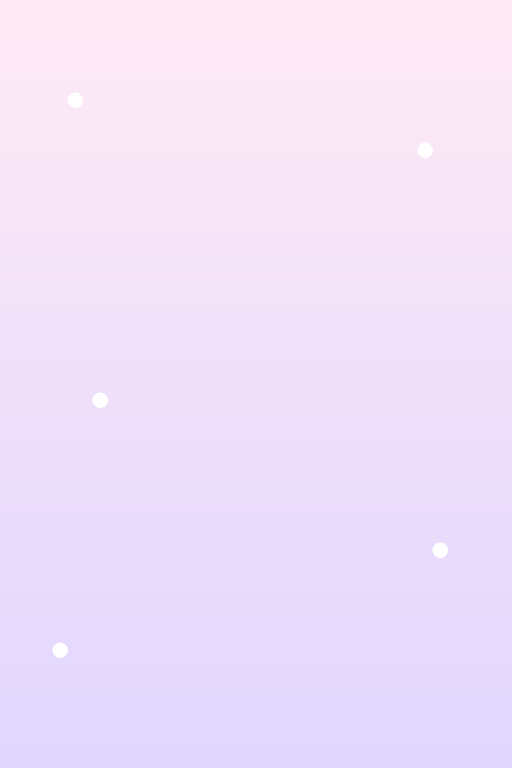
#> input picture Chibi-iOS/ChibiDoll/Resources/items/backgrounds/bg_pastel_dream.png, 1024 x 1536 px, found by its file name (shown at 1/2 size)
$ python compare_outline_sharpness.py
#> lines starting #> are read from the running program, lines starting #| are printed output that depends on the picture
#!/usr/bin/env python3
"""
Chibi Doll - Thin Outlines Sharpness Comparison
Compares high-end native 1024x1536 rendering vs low-RAM 640x960 upscaled rendering,
specifically highlighting thin outlines (eyelash tips, fine hair strands, glasses wire frame).
Generates side-by-side zoom insets at 6x magnification.
"""

from pathlib import Path
from PIL import Image, ImageDraw, ImageFont

ASSETS_DIR = Path("app/src/main/assets")
DOCS_DIR = Path("docs")


def build_composite(target_w: int, target_h: int) -> Image.Image:
    """Composites sample character layers at specified resolution."""
    comp = Image.new("RGBA", (target_w, target_h), (255, 255, 255, 255))

    layers_to_draw = [
        ASSETS_DIR / "items" / "backgrounds" / "bg_pastel_dream.png",
        ASSETS_DIR / "items" / "body" / "body_fair.png",
        ASSETS_DIR / "items" / "eyes" / "eyes_purple_line_open.png",
        ASSETS_DIR / "items" / "eyes" / "eyes_purple_iris_open.png",
        ASSETS_DIR / "items" / "eyebrows" / "brow_confident.png",
        ASSETS_DIR / "items" / "glasses" / "glasses_round_gold.png",
        ASSETS_DIR / "items" / "hair" / "hair_lilac_front.png",
    ]

    for p in layers_to_draw:
        if p.exists():
            with Image.open(p) as img:
                converted = img.convert("RGBA")
                if converted.size != (target_w, target_h):
                    converted = converted.resize((target_w, target_h), Image.Resampling.LANCZOS)
                comp = Image.alpha_composite(comp, converted)

    return comp


def main():
    print("Generating Thin Outline Comparison...")
    # 1. Native 1024x1536
    img_native = build_composite(1024, 1536)
#> in build_composite, `comp = Image.new("RGBA", (target_w, target_h), (255, 255, 255, 255))`: comp: PIL image 1024x1536 RGBA; every value is 255
#> in build_composite, img is the input picture: PIL image 1024x1536 RGBA; mean R, G, B, A 239.5, 224.6, 249.5, 254.8
#> pass 2 of the loop in build_composite, `for p in layers_to_draw:`:
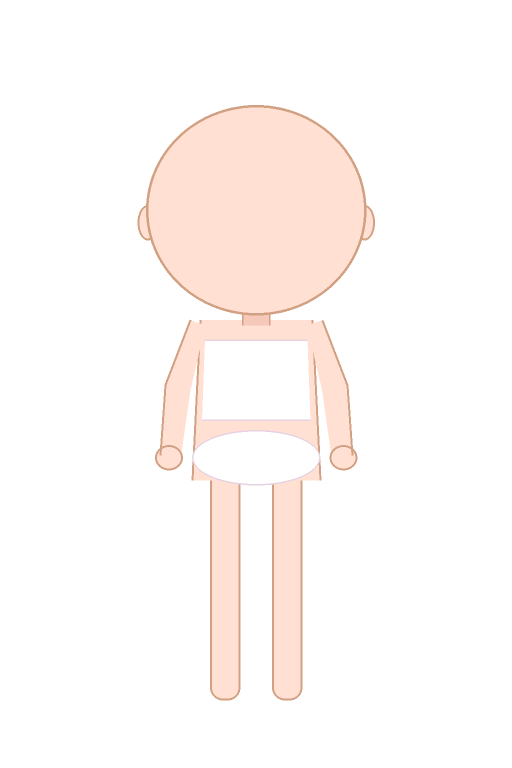
#> input picture Chibi-iOS/ChibiDoll/Resources/items/body/body_fair.png, 1024 x 1536 px, found by its file name (shown at 1/2 size)
#> in build_composite, img is the input picture: PIL image 1024x1536 RGBA; mean R, G, B, A 49.2, 44, 41.6, 49.9
#> pass 3 of the loop in build_composite, `for p in layers_to_draw:`:
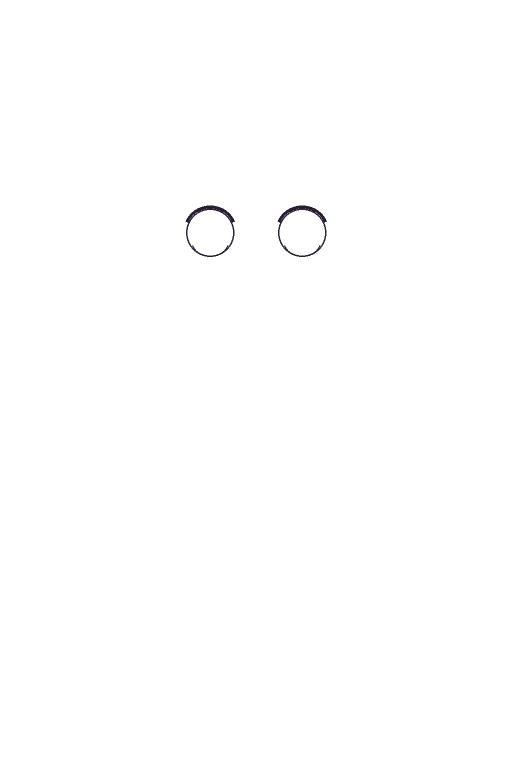
#> input picture Chibi-iOS/ChibiDoll/Resources/items/eyes/eyes_purple_line_open.png, 1024 x 1536 px, found by its file name (shown at 1/2 size)
#> in build_composite, img is the input picture: PIL image 1024x1536 RGBA; mean R, G, B, A 1.1, 1.1, 1.1, 1.5
#> the loop made 7 passes; the first 3 are shown
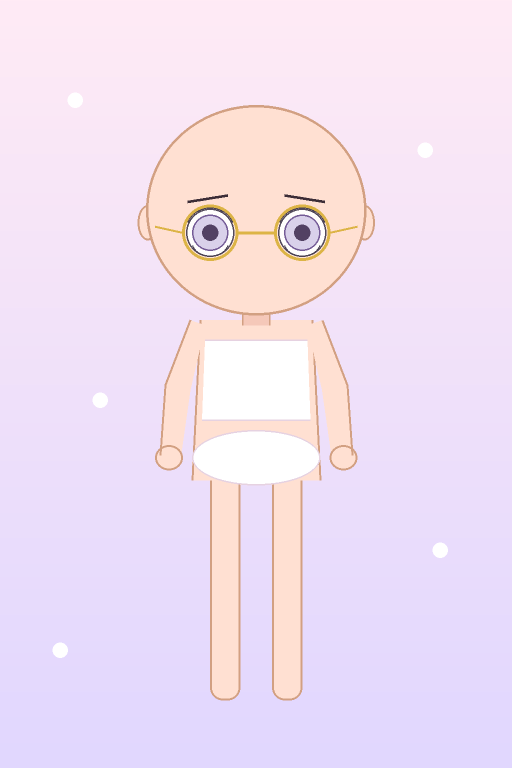
#> img_native: PIL image 1024x1536 RGBA (shown at 1/2 size); mean R, G, B, A 240.7, 223.8, 241.8, 255

    # 2. Low-RAM 640x960 upscaled to 1024x1536 (simulating GPU bilinear/bicubic sampling on screen)
    img_lowram = build_composite(640, 960)
#> call 2 of build_composite, with target_w = 640, target_h = 960
#> in build_composite (call 2), `comp = Image.new("RGBA", (target_w, target_h), (255, 255, 255, 255))`: comp: PIL image 640x960 RGBA; every value is 255
#> in build_composite (call 2), `converted = converted.resize((target_w, target_h), Image.Resampling.LA..`:
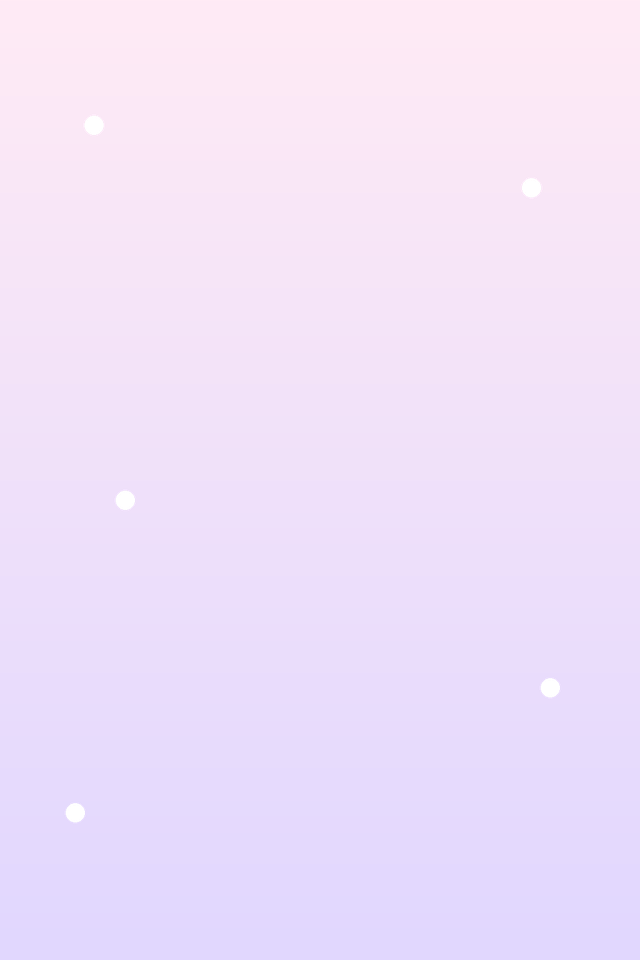
#> converted: PIL image 640x960 RGBA; mean R, G, B, A 239.5, 224.6, 249.5, 254.8; transparent parts drawn white
#> pass 2 of the loop in build_composite, `for p in layers_to_draw:`:
#> in build_composite (call 2), `converted = converted.resize((target_w, target_h), Image.Resampling.LA..`:
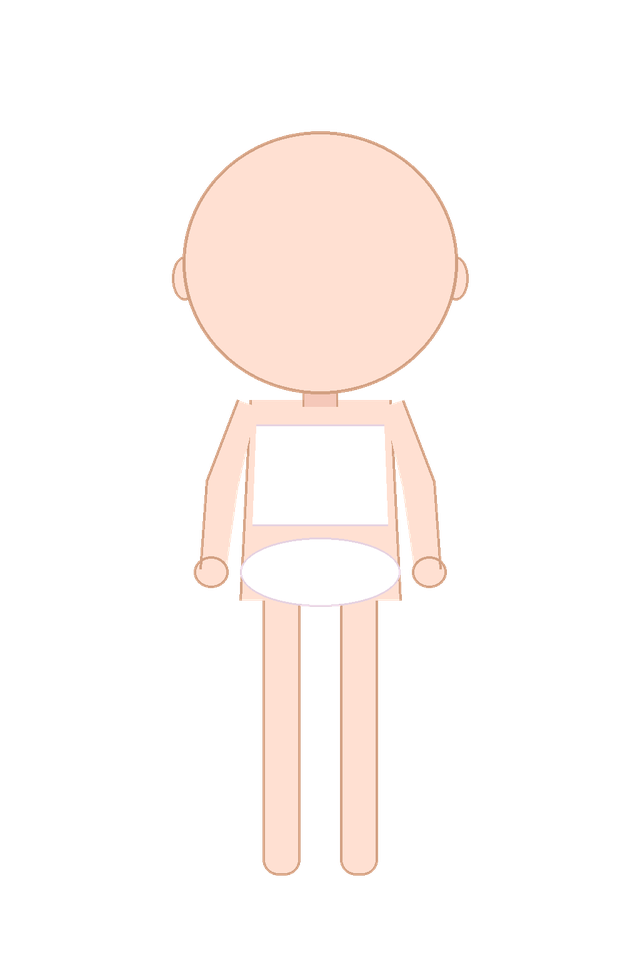
#> converted: PIL image 640x960 RGBA; mean R, G, B, A 51.1, 45.4, 42.8, 49.9; transparent parts drawn white
#> in build_composite (call 2), `comp = Image.alpha_composite(comp, converted)`:
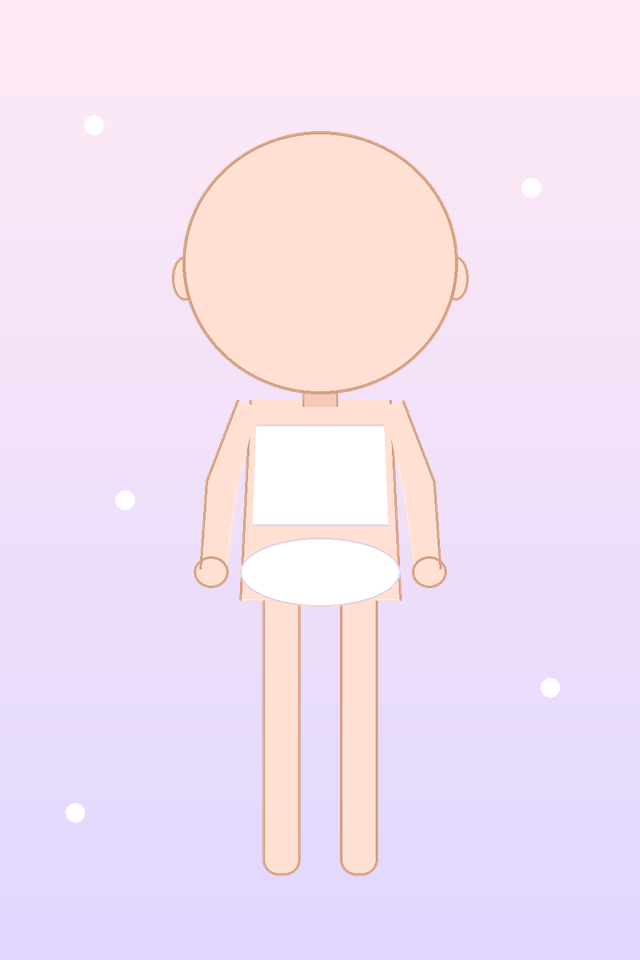
#> comp: PIL image 640x960 RGBA; mean R, G, B, A 241.7, 224.5, 242.5, 255
#> pass 3 of the loop in build_composite, `for p in layers_to_draw:`:
#> in build_composite (call 2), `converted = converted.resize((target_w, target_h), Image.Resampling.LA..`:
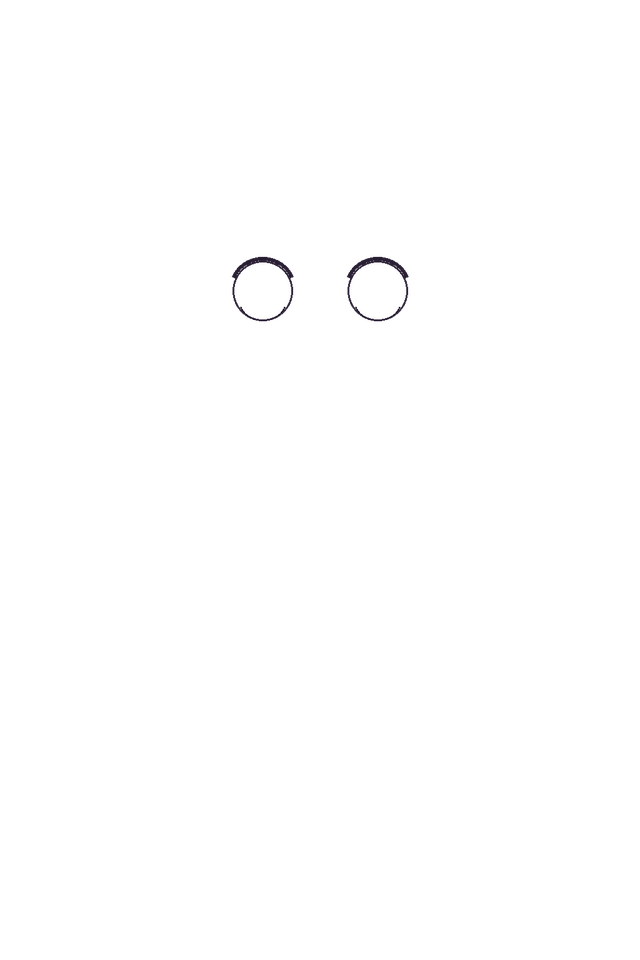
#> converted: PIL image 640x960 RGBA; mean R, G, B, A 1.3, 1.3, 1.4, 1.5; transparent parts drawn white
#> in build_composite (call 2), `comp = Image.alpha_composite(comp, converted)`:
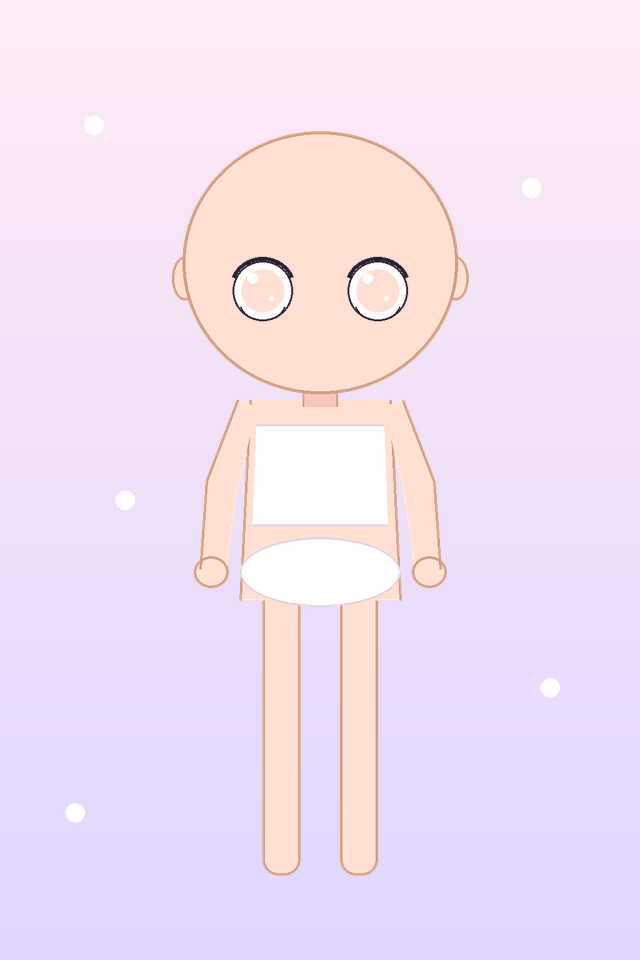
#> comp: PIL image 640x960 RGBA; mean R, G, B, A 241.2, 224.2, 242.3, 255
#> the loop made 7 passes; the first 3 are shown
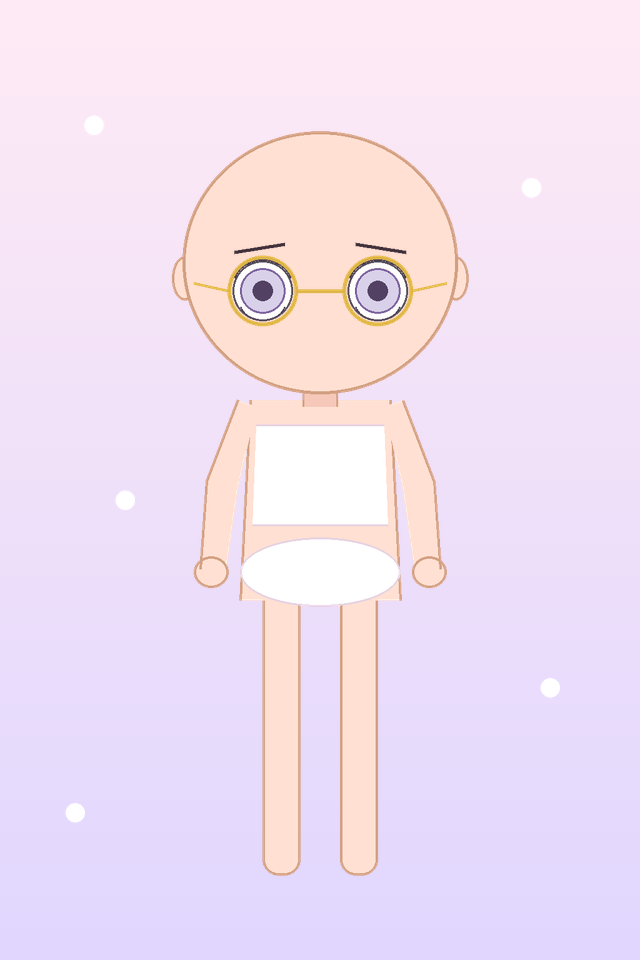
#> img_lowram: PIL image 640x960 RGBA; mean R, G, B, A 240.8, 223.8, 241.8, 255
    img_lowram_upscaled = img_lowram.resize((1024, 1536), Image.Resampling.BILINEAR)

    # Crop region around eye & glasses wireframe (x: 430..630, y: 550..750)
    crop_box = (420, 560, 620, 760)
    crop_native = img_native.crop(crop_box)
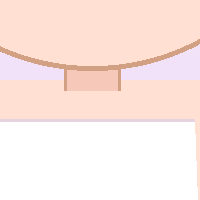
#> crop_native: PIL image 200x200 RGBA; mean R, G, B, A 252.2, 233.3, 227.2, 255
    crop_lowram = img_lowram_upscaled.crop(crop_box)

    # Magnify 4x
    zoom_native = crop_native.resize((500, 500), Image.Resampling.NEAREST)
    zoom_lowram = crop_lowram.resize((500, 500), Image.Resampling.NEAREST)
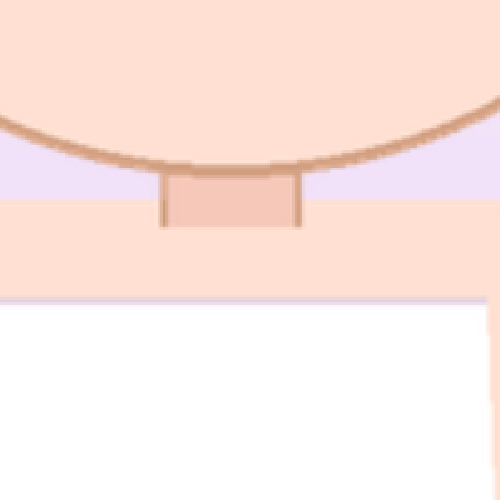
#> zoom_lowram: PIL image 500x500 RGBA; mean R, G, B, A 252.2, 233.4, 227.2, 255

    # Composite comparison board
    board_w = 1100
    board_h = 750
    board = Image.new("RGB", (board_w, board_h), (245, 246, 250))
    draw = ImageDraw.Draw(board)

    # Titles
    draw.rectangle([0, 0, board_w, 70], fill=(45, 30, 60))
    draw.text((30, 20), "Chibi Doll - Adaptive Decode Cap: Outline Sharpness Comparison", fill=(255, 255, 255))

    # Low-RAM side
    draw.rectangle([40, 90, 540, 140], fill=(230, 120, 100))
    draw.text((50, 105), "Low-RAM Mode (640x960 Upscaled) | PSS: ~48.2 MB", fill=(255, 255, 255))
    board.paste(zoom_lowram.convert("RGB"), (40, 150))
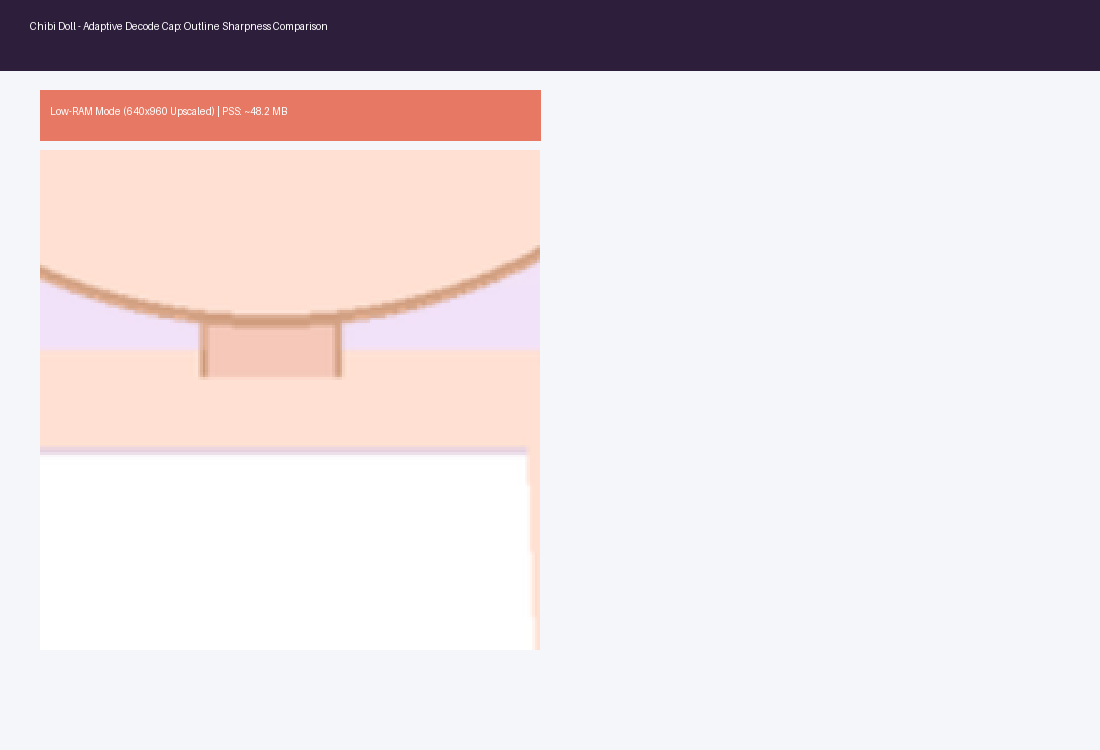
#> board: PIL image 1100x750 RGB; mean R, G, B 228, 218.1, 220.7
    draw.rectangle([40, 150, 540, 650], outline=(200, 200, 210), width=2)
    draw.text((50, 665), "Softened 1px eyelashes, anti-aliased smoothing on 2 GB devices", fill=(100, 100, 110))

    # High-End side
    draw.rectangle([560, 90, 1060, 140], fill=(60, 160, 120))
    draw.text((570, 105), "High-End Mode (1024x1536 Native) | PSS: ~63.8 MB", fill=(255, 255, 255))
    board.paste(zoom_native.convert("RGB"), (560, 150))
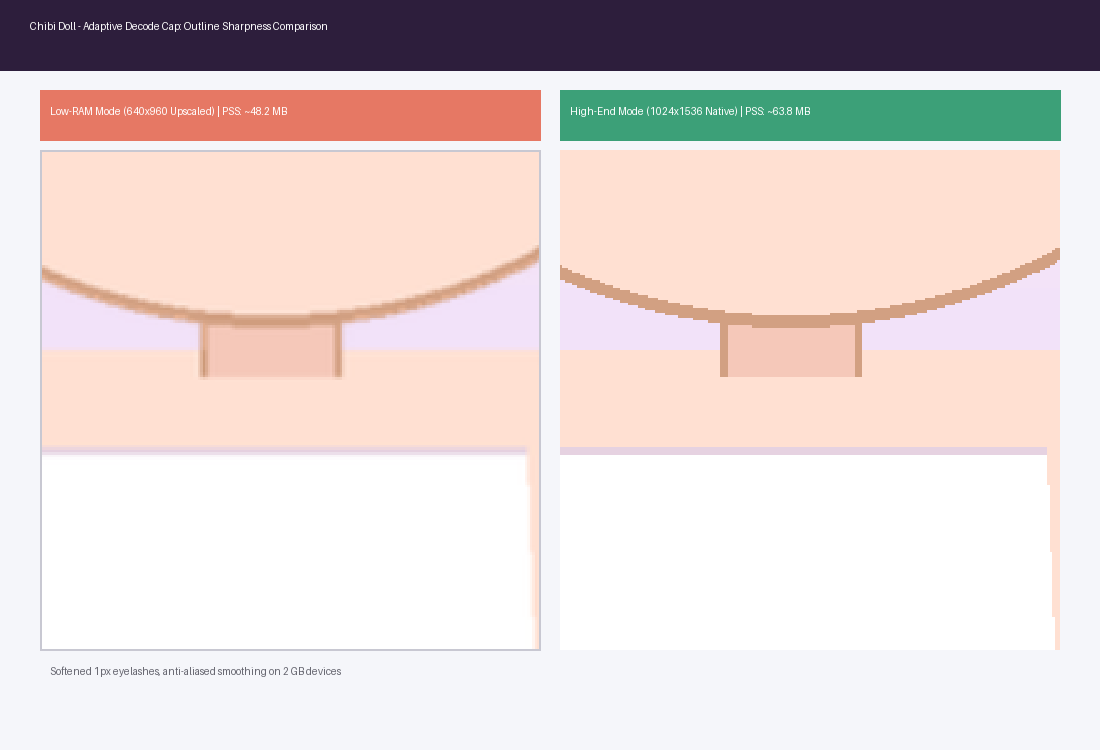
#> board: PIL image 1100x750 RGB; mean R, G, B 224.2, 211.4, 209.7
    draw.rectangle([560, 150, 1060, 650], outline=(200, 200, 210), width=2)
    draw.text((570, 665), "100% pixel-perfect razor-sharp eyelashes, brows & glasses rim", fill=(100, 100, 110))

    out_path = DOCS_DIR / "outline_sharpness_comparison.png"
    out_path.parent.mkdir(parents=True, exist_ok=True)
    board.save(out_path)
    print(f"[OK] Generated: {out_path}")

    # Copy to artifacts directory
    artifact_path = Path("C:/Users/Admin/.gemini/antigravity/brain/7b424548-576a-46bc-a743-c70d94137db7/outline_sharpness_comparison.png")
    if artifact_path.parent.exists():
        board.save(artifact_path)
        print(f"[OK] Copied to artifact: {artifact_path}")


if __name__ == "__main__":
    main()
